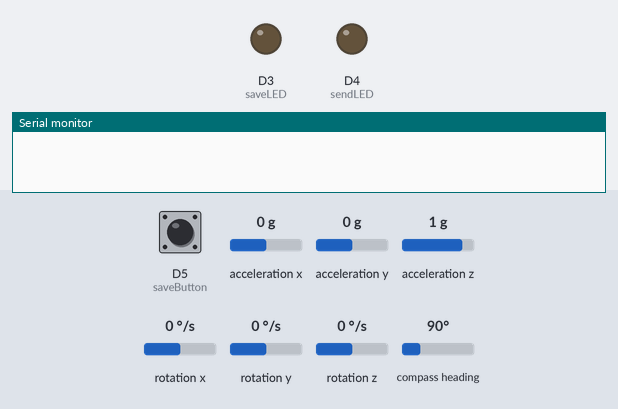
Bench run of a sketch on a simulated Arduino Nano 33 BLE. Parts: output pins drawn as LEDs (lit = HIGH), the last lines printed to the serial monitor. Inputs (shaded band) come from the test bench; at power-on: D5 (saveButton) LOW, acceleration x 0 g, acceleration y 0 g, acceleration z 1 g, rotation x 0 °/s, rotation y 0 °/s, rotation z 0 °/s, compass heading 90°.

Above: at 1.2 s.
1.3 s: D5 (saveButton) pulled HIGH for 0.15 s
At 5.1 s:
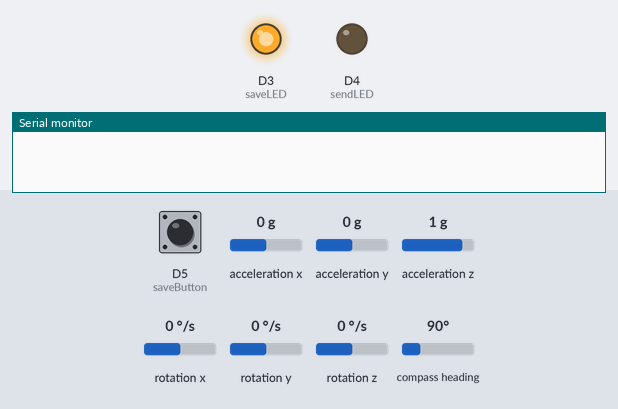
At 7.9 s:
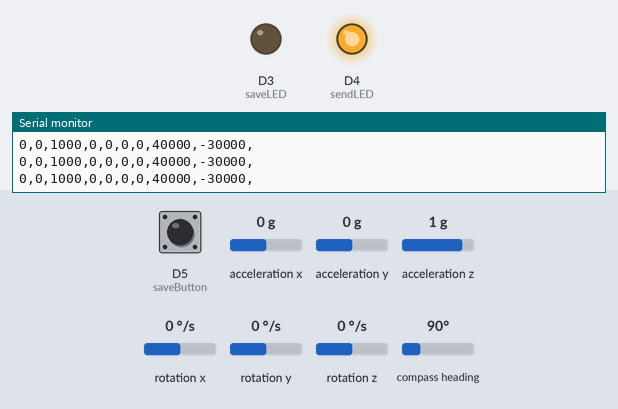
Timing chart, 0 to 13.4 s (numbered marks = the images above; inputs shaded):
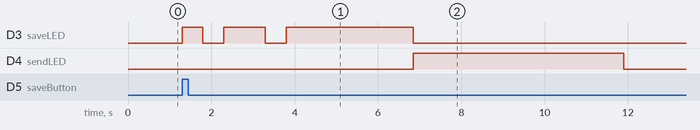

Measured:
- after the input at 1.3 s, D3 (saveLED): goes HIGH 0.50 s, LOW 0.50 s, HIGH 1.0 s, LOW 0.50 s, HIGH 3.0 s, then LOW, starting at once; D4 (sendLED): LOW → HIGH after 5.5 s, → LOW 5.0 s later

The sketch:

imu_log_serial.ino
```cpp
#include <Arduino_LSM9DS1.h>

#//GLOBALS
const byte saveLED = 3;
const byte sendLED = 4;
const byte saveButton = 5;
const byte sendButton = 6;
unsigned long debounceTime = 1000;
//unsigned long
byte saveStatus, sendStatus = 0;
byte sampleRates [3] = {0, 0, 0}; // {IMU.accelerationSampleRate(), IMU.gyroscopeSampleRate(), IMU.magneticFieldSampleRate()};

// PROTOTYPES
//int print_acc();

void setup() {
  // put your setup code here, to run once:
  pinMode(saveLED, OUTPUT);
  pinMode(sendLED, OUTPUT);
  pinMode(saveButton, INPUT);
  pinMode(sendButton, INPUT);

  Serial.begin(115200);
  if (!IMU.begin()) {
    Serial.println("Failed to initialize IMU!");
    while (1);
  } else {
    sampleRates[0] = IMU.accelerationSampleRate();
    sampleRates[1] = IMU.gyroscopeSampleRate();
    sampleRates[2] = IMU.magneticFieldSampleRate();

    /*Serial.print(sampleRates[0]);
    Serial.print(" Hz, ");
    Serial.print(sampleRates[1]);
    Serial.print(" Hz, ");
    Serial.print(sampleRates[2]);
    Serial.print(" Hz, ");
    Serial.println();*/
  }
}

void loop() {
  digitalWrite(sendLED, LOW);
  digitalWrite(saveLED, LOW);
  saveStatus = digitalRead(saveButton);
  if (saveStatus) {
    //Serial.println("Starting Save In 3 Seconds!");
    blinkSaveLED();
    startSave();
    //digitalWrite(saveLED, LOW);
    //Serial.println("Saved!");
    delay(5000);
  }
}

void blinkSaveLED() {
  digitalWrite(saveLED, HIGH);
  delay(500);
  digitalWrite(saveLED, LOW);
  delay(500);
  digitalWrite(saveLED,HIGH);
  delay(500);
  digitalWrite(saveLED, HIGH);
  delay(500);
  digitalWrite(saveLED, LOW);
  delay(500);
  digitalWrite(saveLED,HIGH);
  delay(500);
}

void startSave() {
  const bool readMag = false;
  const byte captureTimeSecs = 2;
  const unsigned short totalSamples = sampleRates[0] * captureTimeSecs;
  unsigned short samplesRead = 0;
  float imuDataF [totalSamples][9];
  long imuDataL [totalSamples][9]; // = {0, 0, 0, 0, 0, 0, 0, 0, 0};

  //Serial.println(totalSamples);
  //bool newSampleRead;

  //do {
  samplesRead = getVals(imuDataF, totalSamples, samplesRead, readMag);
  //Serial.println(samplesRead);
    //Serial.println(samplesRead);
    //delay(100);
  //} while (newSampleRead && (samplesRead != totalSamples)); // getVals return

  if (samplesRead == totalSamples) {
    digitalWrite(saveLED, LOW);
    digitalWrite(sendLED, HIGH);
    serialWrite(imuDataF,imuDataL,totalSamples);
    //digitalWrite(sendLED, LOW);
  }
}


// TODO: add timeout based on millis
unsigned short getVals(float dataOut[][9], unsigned short totalSamples, unsigned short sampleNo, bool readMag) {
  //bool ready = true;
  //float dataOut[9] = {0.0, 0.0, 0.0, 0.0, 0.0, 0.0, 0.0, 0.0, 0.0};
  int maxSamplePeriod = 1000/sampleRates[0];

  while (sampleNo != totalSamples && IMU.accelerationAvailable() && IMU.gyroscopeAvailable()) {
      IMU.readAcceleration(dataOut[sampleNo][0], dataOut[sampleNo][1], dataOut[sampleNo][2]);
      IMU.readGyroscope(dataOut[sampleNo][3], dataOut[sampleNo][4], dataOut[sampleNo][5]);
      IMU.readMagneticField(dataOut[sampleNo][6], dataOut[sampleNo][7], dataOut[sampleNo][8]);
      sampleNo++; //Serial.println(sampleNo);
      delay(maxSamplePeriod);
      //if readMag
      //if (sampleNo == totalSamples) { return sampleNo; }
  }
  return sampleNo;
}

  /*if (IMU.accelerationAvailable()) {
    IMU.readAcceleration(dataOut[sampleNo][0], dataOut[sampleNo][1], dataOut[sampleNo][2]);
  } else {
    Serial.println("Acc data not ready!");
    ready = false;
  }

  if (ready && IMU.gyroscopeAvailable()) {
    IMU.readGyroscope(dataOut[sampleNo][3], dataOut[sampleNo][4], dataOut[sampleNo][5]);
  } else {
    Serial.println("Gyro data not ready!");
    ready = false;
  }

  if (readMag){
    if (ready && IMU.magneticFieldAvailable()) {
      IMU.readMagneticField(dataOut[sampleNo][6], dataOut[sampleNo][7], dataOut[sampleNo][8]);
    } else {
      //Serial.println("Mag data not ready!");
      ready = false;
    }
  }

    /*if (ready) {
    for (int i = 0; i < 9; i++) {
      //float scaled = dataOut[i] * 1000.0;
       dataOut[sampleNo][i] =  dataOut[i]; // (long) scaled;
      //Serial.print(imuData[sampleNo][i]);
      //Serial.print(",");
    }
    //Serial.println();
    //delay(round(1/sampleRates[0]));
  }
  return sampleNo;
}*/


bool serialWrite(float imuDataF[][9], long imuDataL[][9], int totalSamples) {
   for (int i = 0; i < totalSamples; i++) {
    for (int j = 0; j < 9; j++) {
      float scaled = imuDataF[i][j] * 1000.0;
      imuDataL[i][j] = (long) scaled;
      Serial.print(imuDataL[i][j]);
      Serial.print(",");
    }
    Serial.println();
   }
}
```
